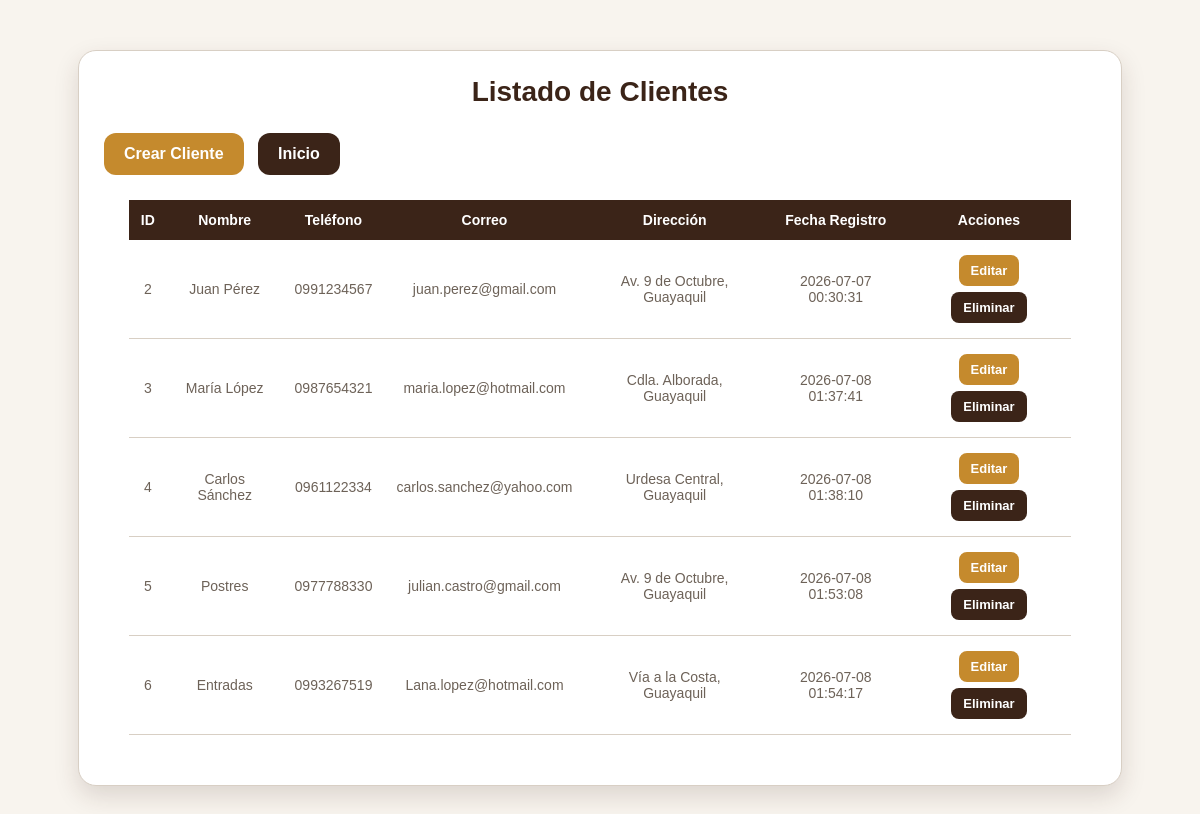
The app's page /index.php?url=clientes/listar with its own data.
### tables this page shows
CREATE TABLE `cliente` (
  `id_cliente` int(11) NOT NULL,
  `nombre` varchar(100) NOT NULL,
  `telefono` varchar(20) DEFAULT NULL,
  `email` varchar(100) DEFAULT NULL,
  `direccion` varchar(150) DEFAULT NULL,
  `fecha_registro` timestamp NOT NULL DEFAULT current_timestamp()
);

### app/controllers/ClienteController.php (called while the page is built, shortened)
<?php
require_once __DIR__ . '/../models/Cliente.php';
class ClienteController
{
    public function listar()
    {
        $clientes = Cliente::obtenerTodos();
        require __DIR__ . "/../views/Clientes/listarcliente.php";
    }
}

### app/models/Cliente.php (called while the page is built, shortened)
<?php
class Cliente
{
    public static function obtenerTodos()
    {
        $conn = Conexion::conectar();
        $sql = "SELECT * FROM cliente";
        $resultado = $conn->query($sql);
        $clientes = [];
        while ($fila = $resultado->fetch_assoc()) {
            $clientes[] = $fila;
        }
        return $clientes;
    }
}

### app/views/Clientes/listarcliente.php (the view, shortened to what this page needs)
<?php
$clientes = $clientes ?? [];
?>
<!DOCTYPE html>
<html lang="en">
<head>
    <link rel="stylesheet" href="css/styles.css">
</head>
<body>
<div class="contenedor">
    <div class="card">
        <h1>Listado de Clientes</h1>
        <a class="btn-crear"
           href="index.php?url=clientes/crearForm">
            Crear Cliente
        </a>
        <a class="btn-inicio"
           href="index.php">
            Inicio
        </a>
        <table class="tabla">
            <tr>
                <th>ID</th>
                <th>Nombre</th>
                <th>Teléfono</th>
                <th>Correo</th>
                <th>Dirección</th>
                <th>Fecha Registro</th>
                <th>Acciones</th>
            </tr>
            <?php foreach ($clientes as $c): ?>
            <tr>
                <td>
                    <?= htmlspecialchars($c["id_cliente"]) ?>
                </td>
                <td>
                    <?= htmlspecialchars($c["nombre"]) ?>
                </td>
                <td>
                    <?= htmlspecialchars($c["telefono"]) ?>
                </td>
                <td>
                    <?= htmlspecialchars($c["email"]) ?>
                </td>
                <td>
                    <?= htmlspecialchars($c["direccion"]) ?>
                </td>
                <td>
                    <?= htmlspecialchars($c["fecha_registro"]) ?>
                </td>
                <td>
                    <a class="btn-editar"
                       href="index.php?url=clientes/editarForm&id=<?= $c["id_cliente"] ?>">
                        Editar
                    </a>
                    <a class="btn-eliminar"
                       href="index.php?url=clientes/eliminar&id=<?= $c["id_cliente"] ?>"
                       onclick="return confirm('¿Está seguro de eliminar este cliente?')">
                        Eliminar
                    </a>
                </td>
            </tr>
            <?php endforeach; ?>
        </table>
    </div>
</div>
</body>
</html>

### public/css/styles.css (style rules this page uses)
:root { --cafe:#3B2418; --dorado:#C58A2D; --crema:#F8F4EE; --gris-texto:#6D6258; --blanco:#FFFFFF; --borde:#D8CFC4; }
* { margin:0; padding:0; box-sizing:border-box; font-family:'Poppins',sans-serif; }
body { background:var(--crema); color:var(--cafe); min-height:100vh; }
.formulario h1, .card h1 { text-align:center; color:var(--cafe); font-size:28px; margin-bottom:25px; }
.btn-crear { display:inline-block; padding:12px 20px; background:var(--dorado); color:var(--blanco); text-decoration:none; border-radius:12px; font-weight:600; transition:.3s; }
.btn-inicio { display:inline-block; margin-left:10px; padding:12px 20px; background:var(--cafe); color:var(--blanco); text-decoration:none; border-radius:12px; font-weight:600; }
.contenedor { width:100%; min-height:100vh; padding:20px; display:flex; justify-content:center; }
.card { width:90%; max-width:1050px; margin:30px auto; background:var(--blanco); padding:25px; border-radius:18px; box-shadow:0 10px 25px rgba(59,36,24,0.15); border:1px solid var(--borde); overflow:hidden; }
.tabla { width:95%; margin:25px auto; border-collapse:collapse; }
.tabla th { background:var(--cafe); color:var(--blanco); padding:12px; text-align:center; font-size:14px; }
.tabla td { padding:12px; color:var(--gris-texto); border-bottom:1px solid var(--borde); text-align:center; font-size:14px; }
.btn-editar, .btn-eliminar { display:inline-block; padding:8px 12px; border-radius:8px; text-decoration:none; font-size:13px; font-weight:600; margin:3px; }
.btn-editar { background:var(--dorado); color:var(--blanco); }
.btn-eliminar { background:var(--cafe); color:var(--blanco); }

### records on screen
cliente: id_cliente "2", nombre "Juan Pérez", telefono "0991234567", email "juan.perez@gmail.com", direccion "Av. 9 de Octubre, Guayaquil", fecha_registro "2026-07-07 00:30:31"
cliente: id_cliente "3", nombre "María López", telefono "0987654321", email "maria.lopez@hotmail.com", direccion "Cdla. Alborada, Guayaquil", fecha_registro "2026-07-08 01:37:41"
cliente: id_cliente "4", nombre "Carlos Sánchez", telefono "0961122334", email "carlos.sanchez@yahoo.com", direccion "Urdesa Central, Guayaquil", fecha_registro "2026-07-08 01:38:10"
cliente: id_cliente "5", nombre "Postres", telefono "0977788330", email "julian.castro@gmail.com", direccion "Av. 9 de Octubre, Guayaquil", fecha_registro "2026-07-08 01:53:08"
cliente: id_cliente "6", nombre "Entradas", telefono "0993267519", email "Lana.lopez@hotmail.com", direccion "Vía a la Costa, Guayaquil", fecha_registro "2026-07-08 01:54:17"
